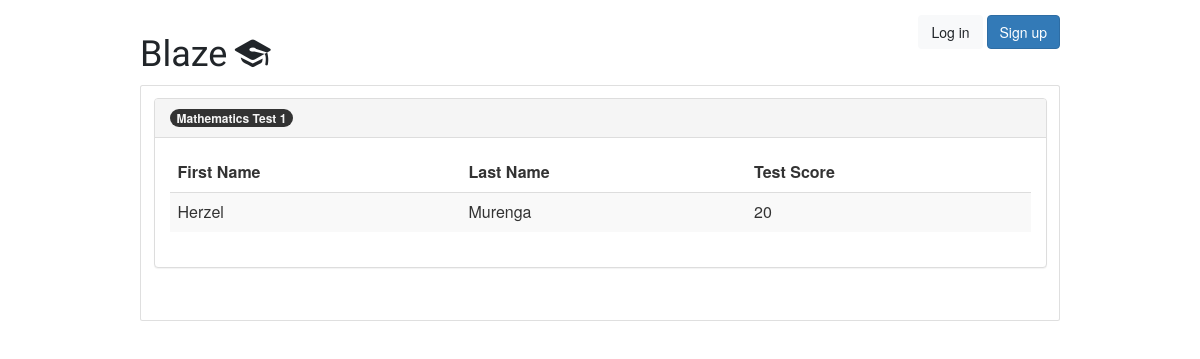
Page /teachers/subject_test/5 on the earlier database version.
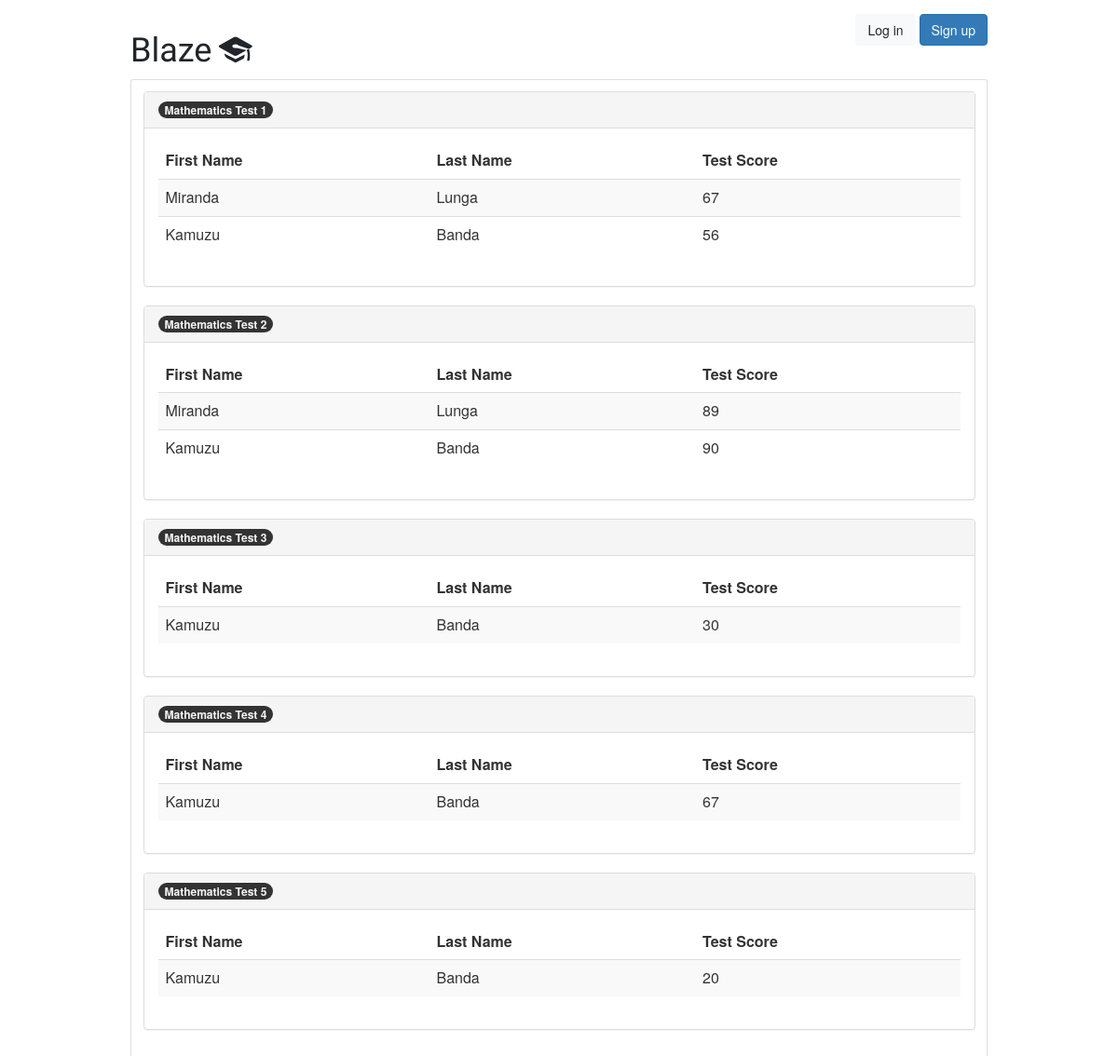
Same page on the later database version.
### classroom/models.py (models this page shows, shortened)
class Test(models.Model):
    test_title = models.CharField(max_length=45, default='')
    total_score = models.IntegerField(default=100)
    subject = models.ForeignKey('Subject', on_delete=models.PROTECT, blank=True, null=True)
    test_number = models.IntegerField(default=1)

class TestResult(models.Model):
    test_score = models.IntegerField(default=0)
    test = models.ForeignKey(Test, on_delete=models.PROTECT, blank=True, null=True)
    student = models.ForeignKey('Student', on_delete=models.PROTECT, blank=True, null=True)
    pass_status = models.CharField(max_length=10, default='')
    percentage = models.FloatField(max_length=10, default=0.0)

class Student(models.Model):
    user = models.OneToOneField(User, on_delete=models.CASCADE, primary_key=True)
    first_name = models.CharField(max_length=45, default='')
    second_name = models.CharField(max_length=45, default='')
    last_name = models.CharField(max_length=45, default='', blank=True)
    age = models.IntegerField(default=1, blank=True)
    gender = models.CharField(max_length=10, choices=Gender_Choices, default='', blank=True)
    date_of_birth = models.DateField("Date", default=date.today, blank=True)
    guardian = models.CharField(max_length=10, choices=Guardian, default='', blank=True)
    guardian_first_name = models.CharField(max_length=20, default='', blank=True)
    guardian_last_name = models.CharField(max_length=20, default='', blank=True)
    guardian_phone_number = models.CharField(max_length=20, default='')
    guardian_email = models.EmailField(max_length=100, default='', blank=True)
    extra_paid_classes = models.CharField(max_length=3, choices=YES_OR_NO, default='')
    internet_access = models.CharField(max_length=3, choices=YES_OR_NO, default='')
    intend_to_pursue = models.CharField(max_length=3, choices=YES_OR_NO, default='')
    out_going = models.CharField(max_length=3, choices=YES_OR_NO, default='')
    free_time_after_school = models.IntegerField(default=1)
    average_weekly_study_time = models.IntegerField(default=1)
    family_size = models.IntegerField(default=1)
    email = models.CharField(max_length=100, default='')
    subjects = models.ManyToManyField(Subject)
    guardian_education_level = models.CharField(max_length=10, choices=Education_level, default='')
    personality = models.ForeignKey(Personality, on_delete=models.PROTECT, default='', blank=True, null=True)
    has_taken_test = models.BooleanField(default=False)

### classroom/views/teachers.py (the view)
# urls.py: path('subject_test/<int:pk>', teachers.SubjectsTestsView.as_view(), name='subject_tests')
class SubjectsTestsView(TemplateView):
    template_name = 'classroom/teachers/subject_test_view.html'
    def get_context_data(self, **kwargs):
        subject_pk = self.kwargs['pk']
        subject = Subject.objects.get(pk=subject_pk)
        tests = Test.objects.filter(subject=subject)
        super(SubjectsTestsView, self).get_context_data(**kwargs)
        context = {'tests': tests}
        return context

### templates/classroom/teachers/subject_test_view.html (shortened to what this page needs)
{% extends 'base.html' %}
{% load static %}
{% block content %}
<ul class="list-group">
{% for test in tests %}
    <div class="panel panel-default">
    <div class="panel-heading">    <span class="badge badge-pill badge-primary"><b>{{ test.test_title }}</b></span></div>
    <div class="panel-body">
     <table class="table table-striped">
    <thead>
    <tr>
        <td><b>First Name</b></td>
        <td><b>Last Name</b></td>
        <td><b>Test Score</b></td>
    </tr>
    </thead>
    <tbody>
    {% for testresult in test.testresult_set.all %}
        <tr>
       <td>{{ testresult.student.first_name}}</td>
       <td>{{ testresult.student.last_name }}</td>
        <td>{{ testresult.test_score}}</td>
       </tr>
       {% endfor %}
    </tbody>
    </table>
    </div>
    </div>
{% endfor %}
</ul>
{% endblock %}

Differences in the rows shown:
removed TestResult: student.first_name "Herzel", student.last_name "Murenga", test_score "20", shown under Test "Mathematics Test 1"
added TestResult: student.first_name "Miranda", student.last_name "Lunga", test_score "67", shown under Test "Mathematics Test 1"
added TestResult: student.first_name "Kamuzu", student.last_name "Banda", test_score "56", shown under Test "Mathematics Test 1"
added Test: test_title "Mathematics Test 2"
added TestResult: student.first_name "Miranda", student.last_name "Lunga", test_score "89", shown under "Mathematics Test 2"
added TestResult: student.first_name "Kamuzu", student.last_name "Banda", test_score "90", shown under "Mathematics Test 2"
added Test: test_title "Mathematics Test 3"
added TestResult: student.first_name "Kamuzu", student.last_name "Banda", test_score "30", shown under "Mathematics Test 3"
added Test: test_title "Mathematics Test 4"
added TestResult: student.first_name "Kamuzu", student.last_name "Banda", test_score "67", shown under "Mathematics Test 4"
added Test: test_title "Mathematics Test 5"
added TestResult: student.first_name "Kamuzu", student.last_name "Banda", test_score "20", shown under "Mathematics Test 5"
